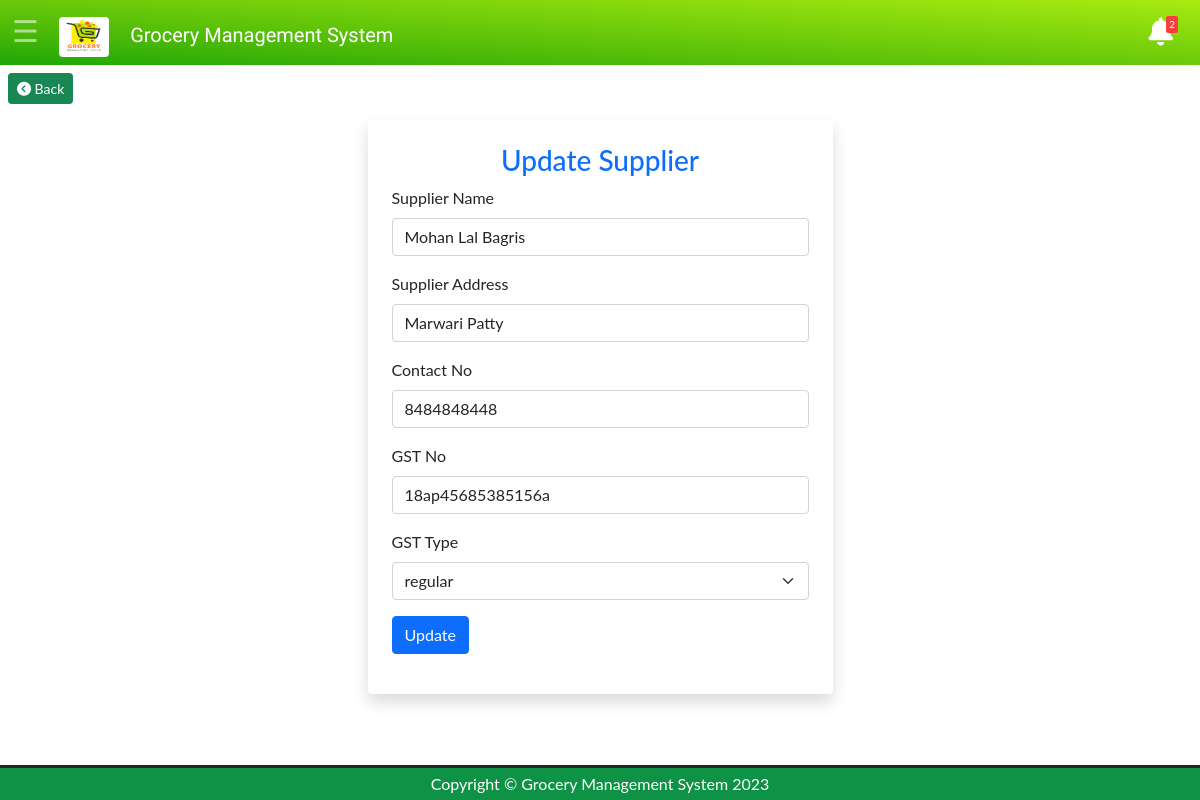
The page /supplier-update.php?id=1 (signed in) on the database its author committed.
### tables this page shows
CREATE TABLE IF NOT EXISTS `gms_supplier` (
  `SUPPLIER_ID` int(10) NOT NULL AUTO_INCREMENT,
  `SUPPLIER_NAME` varchar(30) NOT NULL,
  `SUPPLIER_ADDRESS` varchar(40) NOT NULL,
  `SUPPLIER_PHNO` varchar(12) NOT NULL,
  `SUPPLIER_GSTNO` varchar(20) NOT NULL,
  `SUPPLIER_GSTTYPE` varchar(12) NOT NULL,
  `status` varchar(15) NOT NULL,
  PRIMARY KEY (`SUPPLIER_ID`)
);

### supplier-update.php (the view, shortened to what this page needs)
<?php
include('navheader.php');
?>
<body>
    <div class="form-background ">
        <a href="supplier-view.php">
        <button type="button" class="m-2 btn btn-sm btn-success"><i class="fa-solid fa-circle-chevron-left"></i> Back</button>
    </a>
        <div class="container mt-2  ">
        <?php
        if(isset($_GET['id'])){
        $id=$_GET["id"];
        $query="SELECT * FROM gms_supplier WHERE SUPPLIER_ID='$id'";
        $result= mysqli_query($conn,$query);
        $row = mysqli_fetch_assoc($result);
    }
?>
            <div class="container col-lg-5 shadow p-4 rounded-2">
                <h3 class="text-center text-primary">Update Supplier</h3>
                <form action="" method="post">
                    <div class="mb-3">
                        <label  class="form-label">Supplier Name</label>
                        <input type="text" class="form-control" name="supplier_name" value="<?php echo $row['SUPPLIER_NAME']; ?>" maxlength="30" required>
                    </div>
                    <div class="mb-3">
                        <label  class="form-label">Supplier Address</label>
                        <input type="text" class="form-control" name="supplier_address" value="<?php echo $row['SUPPLIER_ADDRESS']; ?>" maxlength="40" required>
                    </div>
                    <div class="mb-3">
                        <label  class="form-label">Contact No</label>
                        <input type="text" class="form-control" name="supplier_phno" value="<?php echo $row['SUPPLIER_PHNO']; ?>" maxlength="10" required>
                    </div>
                    <div class="mb-3">
                        <label  class="form-label">GST No</label>
                        <input type="text" class="form-control" name="supplier_gstno" value="<?php echo $row['SUPPLIER_GSTNO']; ?>" maxlength="15" required>
                    </div>
                    <div class="mb-3">
                        <label  class="form-label">GST Type</label>
                        <select class="form-select" name="supplier_gsttype">
                            <option selected value="<?php echo $row['SUPPLIER_GSTTYPE']; ?>"><?php echo $row['SUPPLIER_GSTTYPE']; ?></option>
                        </select>
                    </div>
                    <input type="submit" value="Update" name="Update" class="btn btn-primary">
                </form>
            </div>
        </div>
    </div>
</body>
<?php
include('footer.php');
?>

### css/style.css (style rules this page uses)
body { font-family: "Lato", sans-serif; }

### rows shown on the page
gms_supplier: supplier_name "Mohan Lal Bagris", supplier_address "Marwari Patty", supplier_phno "8484848448", supplier_gstno "18ap45685385156a", supplier_gsttype "regular"

### other values the page prints
$a "2"
